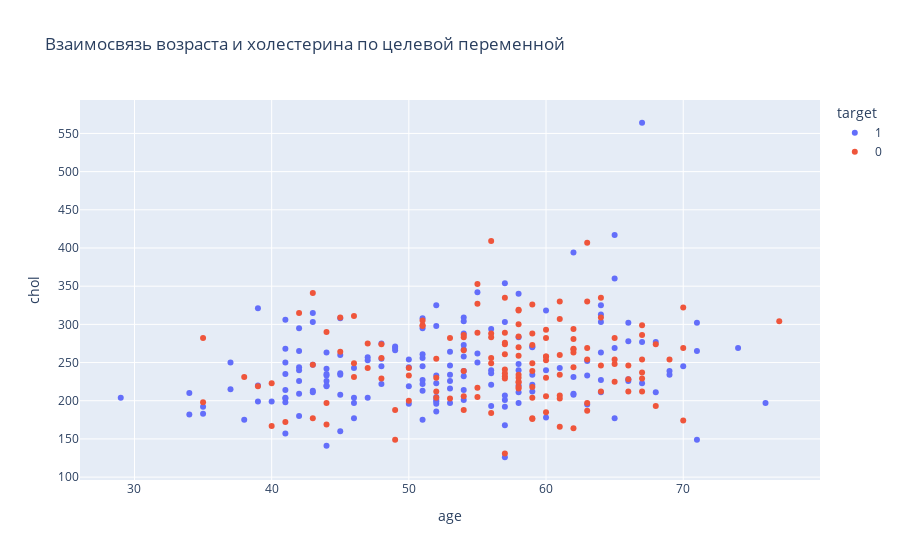

The notebook cell this image was saved under:
### Code cell
# 5. Интерактивный scatter plot (age vs chol)
import plotly.express as px

fig = px.scatter(
    df,
    x="age",
    y="chol",
    color=target,
    title="Взаимосвязь возраста и холестерина по целевой переменной",
    hover_data=df.columns
)
fig.write_html("plot5_age_vs_chol.html")
fig.show()
print("Вывод: повышенный холестерин чаще встречается у пациентов среднего и старшего возраста, а также чаще у тех, кто болен сердечно-сосудистыми заболеваниями.")

### Figure 1 — Plotly figure (JSON) as saved in the notebook; plotly's stock layout.template omitted (floating-point values rounded to 4 significant figures; data arrays with more than 128 entries replaced by an {"elided": "..."} marker saying what was removed)
{"data": [{"customdata": {"elided": "164x12 float values"}, "hovertemplate": "target=%{customdata[11]}<br>age=%{x}<br>chol=%{y}<br>sex=%{customdata[0]}<br>cp=%{customdata[1]}<br>trestbps=%{customdata[2]}<br>fbs=%{customdata[3]}<br>restecg=%{customdata[4]}<br>thalach=%{customdata[5]}<br>exang=%{customdata[6]}<br>oldpeak=%{customdata[7]}<br>slope=%{customdata[8]}<br>ca=%{customdata[9]}<br>thal=%{customdata[10]}<extra></extra>", "legendgroup": "1", "marker": {"color": "#636efa", "symbol": "circle"}, "mode": "markers", "name": "1", "orientation": "v", "showlegend": true, "type": "scatter", "x": {"elided": "164 int values"}, "xaxis": "x", "y": {"elided": "164 int values"}, "yaxis": "y"}, {"customdata": {"elided": "138x12 float values"}, "hovertemplate": "target=%{customdata[11]}<br>age=%{x}<br>chol=%{y}<br>sex=%{customdata[0]}<br>cp=%{customdata[1]}<br>trestbps=%{customdata[2]}<br>fbs=%{customdata[3]}<br>restecg=%{customdata[4]}<br>thalach=%{customdata[5]}<br>exang=%{customdata[6]}<br>oldpeak=%{customdata[7]}<br>slope=%{customdata[8]}<br>ca=%{customdata[9]}<br>thal=%{customdata[10]}<extra></extra>", "legendgroup": "0", "marker": {"color": "#EF553B", "symbol": "circle"}, "mode": "markers", "name": "0", "orientation": "v", "showlegend": true, "type": "scatter", "x": {"elided": "138 int values"}, "xaxis": "x", "y": {"elided": "138 int values"}, "yaxis": "y"}], "layout": {"legend": {"title": {"text": "target"}, "tracegroupgap": 0}, "title": {"text": "Взаимосвязь возраста и холестерина по целевой переменной"}, "xaxis": {"anchor": "y", "domain": [0, 1], "title": {"text": "age"}}, "yaxis": {"anchor": "x", "domain": [0, 1], "title": {"text": "chol"}}}}
